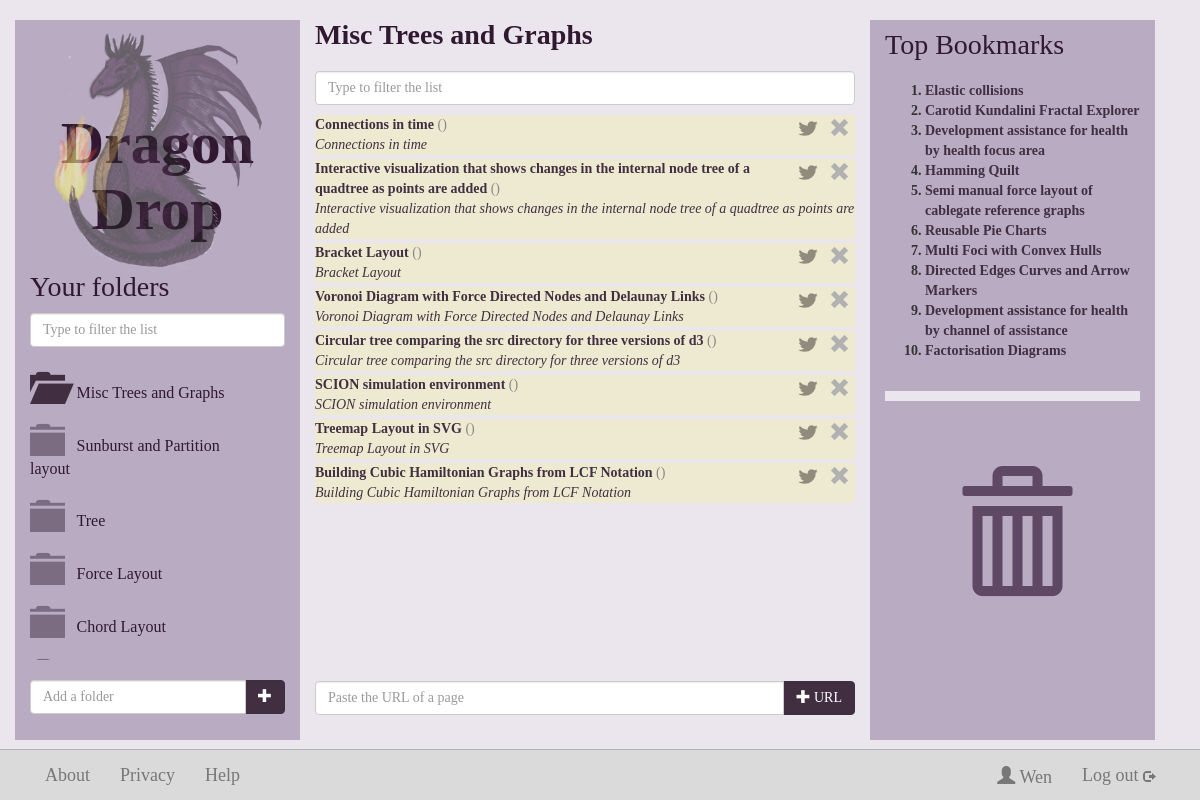
Page /Misc_Trees_and_Graphs/ (signed in) on the earlier database version.
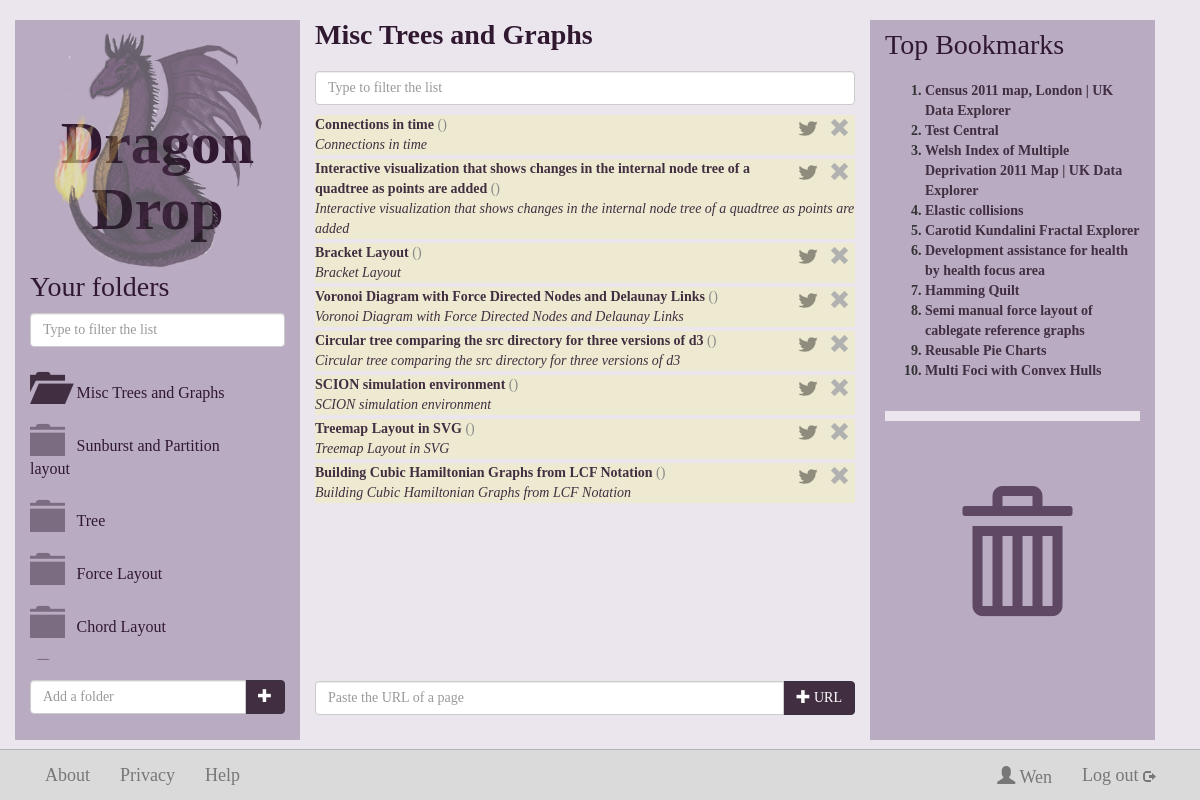
Same page on the later database version.
### dragondrop/models.py (models this page shows, shortened)
class Folder(models.Model):
    foldername = models.CharField(max_length=128, null=False)
    fusername_fk = models.ForeignKey(User)
    def __unicode__(self):
        return self.foldername

class Bookmark(models.Model):
    url = models.URLField(unique=True)
    btitle = models.CharField(max_length=128, null=True, unique=False)
    bdescr = models.CharField(max_length=1024, null=True, unique=False)
    fname = models.ManyToManyField(Folder, through='BookmarkToFolder')
    saved_times = models.IntegerField(default=0)
    def bdomain(self):
        return getDomain(self.url)
    def video_id(self):
        return get_youtube_id(self.url, self.bdomain())
    def niceName(self):
        return self.btitle or self.url

### dragondrop/views.py (the view, shortened to what this page needs)
# urls.py: url(r'^(?P<folder_page_url>\w+)/$', views.folder, name='folderpage'),
def folder(request, folder_page_url):
    context = RequestContext(request)
    if request.user.is_authenticated():
        folder_name = decode_url(folder_page_url)
        context_dict = {'folder_name': folder_name}
        current_user = request.user
        context_dict['bookmarklist'] = topten(request)
        try:
            this_folder = current_user.folder_set.get(foldername = folder_name)
            context_dict['folders'] = getFolderList(current_user, folder_name, True)
            urlNotOk = False
            bf = this_folder.bookmarktofolder_set.all().order_by('-bfrank')
            def bf_to_bookmark(bf):
                bookmark = bf.bfbookmark
                bookmark.bfrank = bf.bfrank
                return bookmark
            context_dict['bookmarks'] = map(bf_to_bookmark, list(bf))
        except Folder.DoesNotExist:
            pass
        return render_to_response('folder.html', context_dict, context)
    else:
        return render_to_response('index.html')

### dragondrop/get_domain_from_url.py (called while the page is built)
def getDomain(url):
    domain = urlparse(url).netloc
    domain_parts = domain.split('.')
    if domain_parts[0] == "www":
        return '.'.join(domain_parts[1:])
    else:
        return domain

### dragondrop/url_utilities.py (called while the page is built)
def get_youtube_id(url, domain):
	if domain == "youtube.com":
		parsed_url = urlparse(url)
		parsed_qs = parse_qs(parsed_url.query)
		if 'v' in parsed_qs.keys():
			video_id = parsed_qs['v'][0]
			return video_id

### dragondrop/views.py (called while the page is built)
def getFolderList(current_user, current_folder_name, use_lighter_colour=False):
     try:
          folders = current_user.folder_set.all()
          for folder in folders:
              if folder.foldername == current_folder_name:
                  folder.url = None
                  folder.glyphicon_name = "glyphicon-folder-open"
                  if use_lighter_colour: folder.glyphicon_name += " keep-folder-open"
              else:
                  folder.glyphicon_name = "glyphicon-folder-close"
                  if use_lighter_colour: folder.glyphicon_name += " lighter-colour"
                  folder.url = encode_url(folder.foldername)
          return folders
     except User.DoesNotExist:
          return None

def encode_url(str):
    return str.replace(' ', '_')

def decode_url(str):
    return str.replace('_', ' ')

def topten(request):
     topbookmark = Bookmark.objects.order_by('-saved_times')[:10]
     return topbookmark

### templates/folder.html (shortened to what this page needs)
{% extends 'base.html' %}
{% load static %}
    {% block middle_column %}
        <h3><b id="current-folder-name">{{ folder_name }}</b></h3>
	   <input type="text" class="form-control" placeholder="Type to filter the list" name="bookmarks-filter" id="bookmarks-filter">
      <div id="scrollable-bookmarks">
          {% if bookmarks %}
              <div id="sortable">
                {% for bookmark in bookmarks %}
                    <div class="draggable saved-bookmark" data-bfrank="{{bookmark.bfrank}}">
                        <a href="#" alt="Delete Bookmark" class="delete-bookmark"> <span class="glyphicon glyphicon-remove "></span></a>
                        <a class="twitter-share-link"
                           href="https://twitter.com/intent/tweet?url={{bookmark.url}}&via=dragondropping">
                          <img src="{% static "twitter_bird_black_32.png" %}"></img>
                        </a>
                        <strong><a href="{{ bookmark.url }}" target="_blank">{{ bookmark.niceName }}</a></strong>
                        <span class="domain-name">({{ bookmark.bdomain }})</span><br>
                        <em>{{ bookmark.bdescr }}</em>
                   </div>
                {% endfor %}
              </div>
          {% endif %}
      </div>
	        {% if hideUrlInputBox == None %}
          <form method="post" >
            <div class="input-group add-url">
              <input type="text" class="form-control" placeholder="Paste the URL of a page" name="url" autofocus>
              <span class="input-group-btn">
                <button type="submit" class="btn btn-primary-add" >
                <a href ="#"><span class="glyphicon glyphicon-plus"></span> URL</a>
                </button>
              </span>
            </div>
          </form>
      {% endif %}
    {% endblock %}

### templates/base.html (shortened to what this page needs)
<!DOCTYPE html>
{% load static %}
<html lang="en">
  <head>
    <link rel="stylesheet" href="{% static "css/bootstrap.css" %}" />
    <link rel="stylesheet" href="{% static "css/general-dragon.css" %}" />
    <link rel="stylesheet" href="{% static "css/jquery-ui-1.10.4.custom.css" %}" />
  </head>
	<body>
		<div class="container">
			<div class="row">
				<div class="col-md-3" id="folder-box">
					{% block left_column %}
					<a href="/userpage"> <img src="{% static "dragon-logo-small.png" %}" alt="Dragon Drop" class="subpage"> </a>
					<h1 class="header"><a alt="Dragon Drop">Dragon Drop</a></h1>
					<h3 class="folders">Your folders</h3>
					<input type="text" class="form-control" placeholder="Type to filter the list" name="folder-filter" id="folder-filter">
                    <div class="row" id="scrollable">
                        <div >
                                <div class="row" id="folder-list">
                                    {% if folders %}
                                        {% for folder in folders %}
                                        <div class="col-md-12 droppable">
                                                {% if folder.url %}
                                                <a href="/{{folder.url}}/">
                                                    <span class="glyphicon {{folder.glyphicon_name|default:"glyphicon-folder-close"}} dd-folder-icon"></span>
                                                    <span class="folder-name">{{ folder }}</span>
                                                </a>
                                                {% else %}
                                                  <span class="glyphicon {{folder.glyphicon_name|default:"glyphicon-folder-close"}} dd-folder-icon"></span>
                                                  <span class="folder-name">{{ folder }}</span>
                                                {% endif %}
                                        </div>
                                        {% endfor %}
                                    {% endif %}
                                </div>
                        </div>
				</div>
                <div class="col-md-12 add-folder">
                    <div class="input-group">
                        <input type="text" class="form-control" id="new-folder-name-input" placeholder="Add a folder">
                            <span class="input-group-btn">
                                <button class="btn btn-primary-folder" id="add-folder-button" type="button">
                                <a href="#"><span class="glyphicon glyphicon-plus"></span></a>
                                </button>
                            </span>
                    </div>
                </div>
					{% endblock %}
				</div>
				<div class="col-md-6 results">
					{% block middle_column %}{% endblock %}
				</div>
				<div class="col-md-3 ">
					{% block right_column_bin_bookmarks %}
						<div class="top-bookmarks">
							<h3>Top Bookmarks</h3>
								{% if bookmarklist %}
									<ol>
										{% for bookmark in bookmarklist %}
									<li><a href="{{ bookmark.url }}" target="_blank">{{ bookmark.niceName}}</a></li>
										{% endfor %}
									</ol>
								{% endif %}
						</div>
						<div class="bin droppable">
							<a href="/bin-folder"><span class="glyphicon glyphicon-trash"></span></a>
								</div>
					{% endblock %}
				</div>
			</div>
		</div>
      <div class="navbar navbar-default navbar-fixed-bottom" role="navigation">
        {% block bottom_navbar %}
		<div class="container">
         <div class="collapse navbar-collapse ">
            <ul class="nav navbar-nav">
              <li><a class="footer" href="/about">About</a></li>
              <li><a href="/privacy">Privacy</a></li>
              <li><a href="/help">Help</a></li>
				<li class="user-details hidden-xs"><a href="/log_out" >Log out  <span class="glyphicon glyphicon-log-out logout"></span></a></li>
				<li class="user-details hidden-xs"> <a class="navbar-brand " href="/userpage">
				<span class="glyphicon glyphicon-user"></span> {{user.username}} </a>
				</li>
			</ul>
          </div>
        </div>
		{% endblock %}
      </div>
  </body>
</html>

### static/css/general-dragon.css (style rules this page uses)
body { padding-top: 20px; padding-bottom: 60px; background-color: #EBE6ED; font-family: Verdana; }
h1, h2 { font-family: Cambria; font-weight: bold; color: #301830; text-align: center; margin-right:auto; margin-left:auto; padding-top:20px; }
h1.header { font-size: 60px; margin-top: -180px; }
h1 a, h1 a:hover, h3 a, h3 a:hover { text-decoration:none; color:inherit; }
h3 { font-family: Cambria; font-size: 28px; color: #301830; margin: 0 0 20px 0; }
.folders { margin: 30px 0 10px 0; }
img.subpage { display: block; width: 84%; opacity:0.55; }
img { display: block; margin-left: auto; margin-right: auto; }
.navbar-nav { font-size: 18px; width: 100%; }
.navbar-fixed-bottom { background-color: #DADADA;; }
.navbar-default { border-color: #B3B3B3; }
.btn-primary-signin a, .btn-primary-search a, .btn-primary-delete a, .btn-primary-folder a, .btn-primary-add a { text-decoration: none; color: #fff; }
.btn-primary-folder { float: right; }
.nav > li > a { display: inline-block; }
.small-screen-move-button, .twitter-share-link { float:right; margin-right:2px; margin-top:2px; }
.twitter-share-link img { padding-right: 4px; padding-top: 4px; margin-left:4px; width: 24px; opacity: 0.4; }
html { position: relative; }
body { margin-bottom: 60px; }
.dd-folder-icon { font-size: 2.5em; color: #412f41; }
.btn-primary-search, .btn-primary-delete, .btn-primary-folder, .btn-primary-add { background-color: #412f41; border-color: #382f41; color: #fff; }
.draggable { color: #412f41; background-color: rgba(40,0,70,0.26); margin-bottom: 4px; }
.draggable.saved-bookmark { background-color: rgba(255,255,50,0.15); }
.draggable a, .draggable a:hover { color: #412f41; }
.droppable { padding-top:12px; width:100%; position:relative; }
.folder-name { color: #301830; font-size: 16px; position: relative; top:-0.3em; padding-left: .5em; margin-right: 20px; }
.domain-name { color: #888; }
.add-folder { padding: 20px 0; }
#scrollable, #scrollable-bookmarks { margin-left: auto; margin-right: auto; overflow-y: auto; overflow-x: hidden; }
.row #scrollable { margin-top: 10px; }
.add-url { border-top: 10px solid #EBE6ED; font-family: Verdana; }
.add-url a { font-family: Verdana; }
.row { //margin: 100px -15px 0 -15px; width:100%; }
.col-md-3 { background-color: rgba(40, 0, 70, 0.26); padding-top: 10px; }
.col-md-6 { z-index: 10; }
.top-bookmarks { z-index: 1; }
.top-bookmarks a, .top-bookmarks a:hover { color:#412f41; }
.top-bookmarks ol { font-weight: bold; }
.bin { padding: 5px 20px; border-top: 10px solid #EBE6ED; margin-top: 30px; }
.bin span { display: block; font-size: 120px; color: #5F4864; padding-top: 70px; text-align:center; }
.logout { font-size: 12px; }
li.user-details { float: right; margin-right: 0px; }
#sortable { clear: both; padding-top: 10px; }
.lighter-colour { opacity: 0.5; }
@media (min-width: 992px) { html, body { overflow: auto; height:100%; min-height:800px; } }
@media (min-width: 992px) { body { margin-bottom:-60px; } }
@media (min-width: 992px) { .container > .row { height:100%; } }
@media (min-width: 992px) { .col-md-3 { height:100%; } }
@media (min-width: 992px) { .container { height:100%; } }
@media (min-width: 992px) { .col-md-6.results { height:100%; } }
@media (min-width: 992px) { #folder-box { height:100%; } }
a.delete-bookmark { float: right; font-size: 1.5em; padding: 0 5px 0 5px; color: #B1B1B1 }

Differences in the rows shown:
no longer on this page (row unchanged): Bookmark: niceName "Directed Edges Curves and Arrow Markers", shown under "Top Bookmarks"
no longer on this page (row unchanged): Bookmark: niceName "Development assistance for health by channel of assistance", shown under "Top Bookmarks"
no longer on this page (row unchanged): Bookmark: niceName "Factorisation Diagrams", shown under "Top Bookmarks"
added Bookmark: niceName "Census 2011 map, London | UK Data Explorer", shown under "Top Bookmarks"
added Bookmark: niceName "Test Central", shown under "Top Bookmarks"
added Bookmark: niceName "Welsh Index of Multiple Deprivation 2011 Map | UK Data Explorer", shown under "Top Bookmarks"
